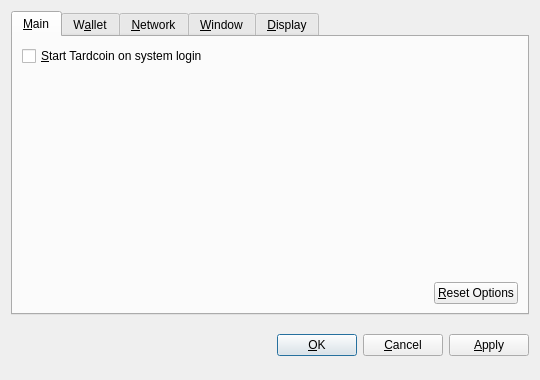
<?xml version="1.0" encoding="UTF-8"?>
<ui version="4.0">
 <class>OptionsDialog</class>
 <widget class="QDialog" name="OptionsDialog">
  <property name="geometry">
   <rect>
    <x>0</x>
    <y>0</y>
    <width>540</width>
    <height>380</height>
   </rect>
  </property>
  <property name="windowTitle">
   <string>Options</string>
  </property>
  <property name="modal">
   <bool>true</bool>
  </property>
  <layout class="QVBoxLayout" name="verticalLayout">
   <item>
    <widget class="QTabWidget" name="tabWidget">
     <property name="tabPosition">
      <enum>QTabWidget::North</enum>
     </property>
     <property name="currentIndex">
      <number>0</number>
     </property>
     <widget class="QWidget" name="tabMain">
      <attribute name="title">
       <string>&amp;Main</string>
      </attribute>
      <layout class="QVBoxLayout" name="verticalLayout_Main">
       <item>
        <widget class="QCheckBox" name="bitcoinAtStartup">
         <property name="toolTip">
          <string>Automatically start Tardcoin after logging in to the system.</string>
         </property>
         <property name="text">
          <string>&amp;Start Tardcoin on system login</string>
         </property>
        </widget>
       </item>
       <item>
        <spacer name="verticalSpacer_Main">
         <property name="orientation">
          <enum>Qt::Vertical</enum>
         </property>
         <property name="sizeHint" stdset="0">
          <size>
           <width>20</width>
           <height>40</height>
          </size>
         </property>
        </spacer>
       </item>
       <item>
        <layout class="QHBoxLayout" name="horizontalLayout_2_Main">
         <item>
          <spacer name="horizontalSpacer_2_Main">
           <property name="orientation">
            <enum>Qt::Horizontal</enum>
           </property>
           <property name="sizeHint" stdset="0">
            <size>
             <width>40</width>
             <height>20</height>
            </size>
           </property>
          </spacer>
         </item>
         <item>
          <widget class="QPushButton" name="resetButton">
           <property name="toolTip">
            <string>Reset all client options to default.</string>
           </property>
           <property name="text">
            <string>&amp;Reset Options</string>
           </property>
           <property name="autoDefault">
            <bool>false</bool>
           </property>
          </widget>
         </item>
        </layout>
       </item>
      </layout>
     </widget>
     <widget class="QWidget" name="tabWallet">
      <attribute name="title">
       <string>W&amp;allet</string>
      </attribute>
      <layout class="QVBoxLayout" name="verticalLayout_Network">
       <item>
        <widget class="QLabel" name="transactionFeeInfoLabel">
         <property name="text">
          <string>Optional transaction fee per kB that helps make sure your transactions are processed quickly. Most transactions are 1 kB.</string>
         </property>
         <property name="textFormat">
          <enum>Qt::PlainText</enum>
         </property>
         <property name="wordWrap">
          <bool>true</bool>
         </property>
        </widget>
       </item>
       <item>
        <layout class="QHBoxLayout" name="horizontalLayout_1_Main">
         <item>
          <widget class="QLabel" name="transactionFeeLabel">
           <property name="text">
            <string>Pay transaction &amp;fee</string>
           </property>
           <property name="textFormat">
            <enum>Qt::PlainText</enum>
           </property>
           <property name="buddy">
            <cstring>transactionFee</cstring>
           </property>
          </widget>
         </item>
         <item>
          <widget class="BitcoinAmountField" name="transactionFee"/>
         </item>
         <item>
          <spacer name="horizontalSpacer_1_Main">
           <property name="orientation">
            <enum>Qt::Horizontal</enum>
           </property>
           <property name="sizeHint" stdset="0">
            <size>
             <width>40</width>
             <height>20</height>
            </size>
           </property>
          </spacer>
         </item>
        </layout>
       </item>
       <item>
        <widget class="QLabel" name="label">
         <property name="text">
          <string>If you disable the spending of unconfirmed change, the change from a transaction cannot be used until that transaction has at least one confirmation. This also affects how your balance is computed.</string>
         </property>
         <property name="wordWrap">
          <bool>true</bool>
         </property>
        </widget>
       </item>
       <item>
        <widget class="QCheckBox" name="spendZeroConfChange">
         <property name="text">
          <string>Spend unconfirmed change  (experts only)</string>
         </property>
        </widget>
       </item>
       <item>
        <spacer name="verticalSpacer">
         <property name="orientation">
          <enum>Qt::Vertical</enum>
         </property>
         <property name="sizeHint" stdset="0">
          <size>
           <width>20</width>
           <height>40</height>
          </size>
         </property>
        </spacer>
       </item>
      </layout>
     </widget>
     <widget class="QWidget" name="tabNetwork">
      <attribute name="title">
       <string>&amp;Network</string>
      </attribute>
      <layout class="QVBoxLayout" name="verticalLayout_Network">
       <item>
        <widget class="QCheckBox" name="mapPortUpnp">
         <property name="toolTip">
          <string>Automatically open the Tardcoin client port on the router. This only works when your router supports UPnP and it is enabled.</string>
         </property>
         <property name="text">
          <string>Map port using &amp;UPnP</string>
         </property>
        </widget>
       </item>
       <item>
        <widget class="QCheckBox" name="connectSocks">
         <property name="toolTip">
          <string>Connect to the Tardcoin network through a SOCKS proxy (e.g. when connecting through Tor).</string>
         </property>
         <property name="text">
          <string>&amp;Connect through SOCKS proxy:</string>
         </property>
        </widget>
       </item>
       <item>
        <layout class="QHBoxLayout" name="horizontalLayout_Network">
         <item>
          <widget class="QLabel" name="proxyIpLabel">
           <property name="text">
            <string>Proxy &amp;IP:</string>
           </property>
           <property name="textFormat">
            <enum>Qt::PlainText</enum>
           </property>
           <property name="buddy">
            <cstring>proxyIp</cstring>
           </property>
          </widget>
         </item>
         <item>
          <widget class="QValidatedLineEdit" name="proxyIp">
           <property name="maximumSize">
            <size>
             <width>140</width>
             <height>16777215</height>
            </size>
           </property>
           <property name="toolTip">
            <string>IP address of the proxy (e.g. 127.0.0.1)</string>
           </property>
          </widget>
         </item>
         <item>
          <widget class="QLabel" name="proxyPortLabel">
           <property name="text">
            <string>&amp;Port:</string>
           </property>
           <property name="textFormat">
            <enum>Qt::PlainText</enum>
           </property>
           <property name="buddy">
            <cstring>proxyPort</cstring>
           </property>
          </widget>
         </item>
         <item>
          <widget class="QLineEdit" name="proxyPort">
           <property name="maximumSize">
            <size>
             <width>55</width>
             <height>16777215</height>
            </size>
           </property>
           <property name="toolTip">
            <string>Port of the proxy (e.g. 9050)</string>
           </property>
          </widget>
         </item>
         <item>
          <widget class="QLabel" name="socksVersionLabel">
           <property name="text">
            <string>SOCKS &amp;Version:</string>
           </property>
           <property name="textFormat">
            <enum>Qt::PlainText</enum>
           </property>
           <property name="buddy">
            <cstring>socksVersion</cstring>
           </property>
          </widget>
         </item>
         <item>
          <widget class="QValueComboBox" name="socksVersion">
           <property name="toolTip">
            <string>SOCKS version of the proxy (e.g. 5)</string>
           </property>
          </widget>
         </item>
         <item>
          <spacer name="horizontalSpacer_Network">
           <property name="orientation">
            <enum>Qt::Horizontal</enum>
           </property>
           <property name="sizeHint" stdset="0">
            <size>
             <width>40</width>
             <height>20</height>
            </size>
           </property>
          </spacer>
         </item>
        </layout>
       </item>
       <item>
        <spacer name="verticalSpacer_Network">
         <property name="orientation">
          <enum>Qt::Vertical</enum>
         </property>
         <property name="sizeHint" stdset="0">
          <size>
           <width>20</width>
           <height>40</height>
          </size>
         </property>
        </spacer>
       </item>
      </layout>
     </widget>
     <widget class="QWidget" name="tabWindow">
      <attribute name="title">
       <string>&amp;Window</string>
      </attribute>
      <layout class="QVBoxLayout" name="verticalLayout_Window">
       <item>
        <widget class="QCheckBox" name="minimizeToTray">
         <property name="toolTip">
          <string>Show only a tray icon after minimizing the window.</string>
         </property>
         <property name="text">
          <string>&amp;Minimize to the tray instead of the taskbar</string>
         </property>
        </widget>
       </item>
       <item>
        <widget class="QCheckBox" name="minimizeOnClose">
         <property name="toolTip">
          <string>Minimize instead of exit the application when the window is closed. When this option is enabled, the application will be closed only after selecting Quit in the menu.</string>
         </property>
         <property name="text">
          <string>M&amp;inimize on close</string>
         </property>
        </widget>
       </item>
       <item>
        <spacer name="verticalSpacer_Window">
         <property name="orientation">
          <enum>Qt::Vertical</enum>
         </property>
         <property name="sizeHint" stdset="0">
          <size>
           <width>20</width>
           <height>40</height>
          </size>
         </property>
        </spacer>
       </item>
      </layout>
     </widget>
     <widget class="QWidget" name="tabDisplay">
      <attribute name="title">
       <string>&amp;Display</string>
      </attribute>
      <layout class="QVBoxLayout" name="verticalLayout_Display">
       <item>
        <layout class="QHBoxLayout" name="horizontalLayout_1_Display">
         <item>
          <widget class="QLabel" name="langLabel">
           <property name="text">
            <string>User Interface &amp;language:</string>
           </property>
           <property name="textFormat">
            <enum>Qt::PlainText</enum>
           </property>
           <property name="buddy">
            <cstring>lang</cstring>
           </property>
          </widget>
         </item>
         <item>
          <widget class="QValueComboBox" name="lang">
           <property name="toolTip">
            <string>The user interface language can be set here. This setting will take effect after restarting Tardcoin.</string>
           </property>
          </widget>
         </item>
        </layout>
       </item>
       <item>
        <layout class="QHBoxLayout" name="horizontalLayout_2_Display">
         <item>
          <widget class="QLabel" name="unitLabel">
           <property name="text">
            <string>&amp;Unit to show amounts in:</string>
           </property>
           <property name="textFormat">
            <enum>Qt::PlainText</enum>
           </property>
           <property name="buddy">
            <cstring>unit</cstring>
           </property>
          </widget>
         </item>
         <item>
          <widget class="QValueComboBox" name="unit">
           <property name="toolTip">
            <string>Choose the default subdivision unit to show in the interface and when sending coins.</string>
           </property>
          </widget>
         </item>
        </layout>
       </item>
       <item>
        <widget class="QCheckBox" name="displayAddresses">
         <property name="toolTip">
          <string>Whether to show Tardcoin addresses in the transaction list or not.</string>
         </property>
         <property name="text">
          <string>&amp;Display addresses in transaction list</string>
         </property>
        </widget>
       </item>
       <item>
        <widget class="QCheckBox" name="coinControlFeatures">
         <property name="toolTip">
          <string>Whether to show coin control features or not.</string>
         </property>
         <property name="text">
          <string>Display coin &amp;control features (experts only!)</string>
         </property>
        </widget>
       </item>
       <item>
        <spacer name="verticalSpacer_Display">
         <property name="orientation">
          <enum>Qt::Vertical</enum>
         </property>
         <property name="sizeHint" stdset="0">
          <size>
           <width>20</width>
           <height>40</height>
          </size>
         </property>
        </spacer>
       </item>
      </layout>
     </widget>
    </widget>
   </item>
   <item>
    <layout class="QHBoxLayout" name="horizontalLayout_Buttons">
     <item>
      <spacer name="horizontalSpacer_1">
       <property name="orientation">
        <enum>Qt::Horizontal</enum>
       </property>
       <property name="sizeHint" stdset="0">
        <size>
         <width>40</width>
         <height>48</height>
        </size>
       </property>
      </spacer>
     </item>
     <item>
      <widget class="QLabel" name="statusLabel">
       <property name="font">
        <font>
         <weight>75</weight>
         <bold>true</bold>
        </font>
       </property>
       <property name="text">
        <string/>
       </property>
       <property name="textFormat">
        <enum>Qt::PlainText</enum>
       </property>
       <property name="wordWrap">
        <bool>true</bool>
       </property>
      </widget>
     </item>
     <item>
      <spacer name="horizontalSpacer_2">
       <property name="orientation">
        <enum>Qt::Horizontal</enum>
       </property>
       <property name="sizeHint" stdset="0">
        <size>
         <width>40</width>
         <height>48</height>
        </size>
       </property>
      </spacer>
     </item>
     <item>
      <widget class="QPushButton" name="okButton">
       <property name="text">
        <string>&amp;OK</string>
       </property>
      </widget>
     </item>
     <item>
      <widget class="QPushButton" name="cancelButton">
       <property name="text">
        <string>&amp;Cancel</string>
       </property>
       <property name="autoDefault">
        <bool>false</bool>
       </property>
      </widget>
     </item>
     <item>
      <widget class="QPushButton" name="applyButton">
       <property name="text">
        <string>&amp;Apply</string>
       </property>
       <property name="autoDefault">
        <bool>false</bool>
       </property>
      </widget>
     </item>
    </layout>
   </item>
  </layout>
 </widget>
 <customwidgets>
  <customwidget>
   <class>BitcoinAmountField</class>
   <extends>QSpinBox</extends>
   <header>bitcoinamountfield.h</header>
  </customwidget>
  <customwidget>
   <class>QValueComboBox</class>
   <extends>QComboBox</extends>
   <header>qvaluecombobox.h</header>
  </customwidget>
  <customwidget>
   <class>QValidatedLineEdit</class>
   <extends>QLineEdit</extends>
   <header>qvalidatedlineedit.h</header>
  </customwidget>
 </customwidgets>
 <resources/>
 <connections/>
</ui>
